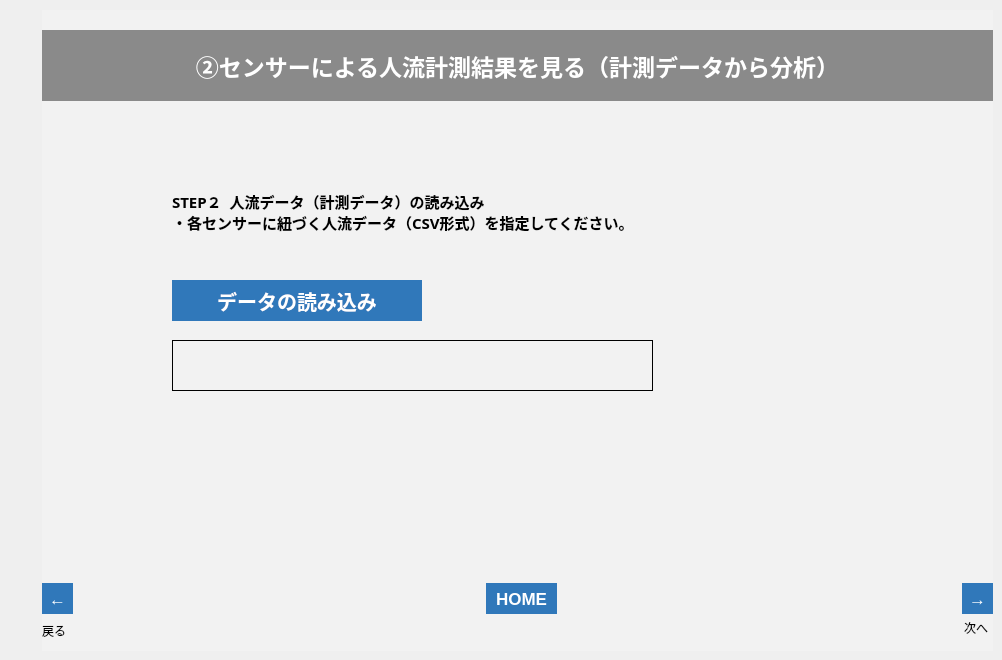
   <widget class="QWidget" name="tab_13">
    <attribute name="title">
     <string>002_3</string>
    </attribute>
    <widget class="QFrame" name="frame_14">
     <property name="geometry">
      <rect>
       <x>42</x>
       <y>10</y>
       <width>951</width>
       <height>641</height>
      </rect>
     </property>
     <property name="styleSheet">
      <string notr="true">background-color: rgb(242, 242, 242);</string>
     </property>
     <property name="frameShape">
      <enum>QFrame::NoFrame</enum>
     </property>
     <property name="frameShadow">
      <enum>QFrame::Plain</enum>
     </property>
     <property name="lineWidth">
      <number>0</number>
     </property>
     <widget class="QLabel" name="lbl_002_3_n">
      <property name="enabled">
       <bool>true</bool>
      </property>
      <property name="geometry">
       <rect>
        <x>922</x>
        <y>610</y>
        <width>31</width>
        <height>16</height>
       </rect>
      </property>
      <property name="text">
       <string>次へ</string>
      </property>
     </widget>
     <widget class="QLabel" name="label_77">
      <property name="geometry">
       <rect>
        <x>0</x>
        <y>610</y>
        <width>50</width>
        <height>21</height>
       </rect>
      </property>
      <property name="text">
       <string>戻る</string>
      </property>
     </widget>
     <widget class="QToolButton" name="btn_002_3_n">
      <property name="enabled">
       <bool>true</bool>
      </property>
      <property name="geometry">
       <rect>
        <x>920</x>
        <y>573</y>
        <width>31</width>
        <height>31</height>
       </rect>
      </property>
      <property name="font">
       <font>
        <pointsize>13</pointsize>
        <weight>75</weight>
        <bold>true</bold>
       </font>
      </property>
      <property name="styleSheet">
       <string notr="true">background-color: rgb(48,120,186);
color: rgb(255, 255, 255);
border: none;</string>
      </property>
      <property name="text">
       <string>→</string>
      </property>
     </widget>
     <widget class="QToolButton" name="btn_002_3_b">
      <property name="geometry">
       <rect>
        <x>0</x>
        <y>573</y>
        <width>31</width>
        <height>31</height>
       </rect>
      </property>
      <property name="font">
       <font>
        <pointsize>13</pointsize>
        <weight>75</weight>
        <bold>true</bold>
       </font>
      </property>
      <property name="styleSheet">
       <string notr="true">background-color: rgb(48,120,186);
color: rgb(255, 255, 255);
border: none;</string>
      </property>
      <property name="text">
       <string>←</string>
      </property>
     </widget>
     <widget class="QLabel" name="label_78">
      <property name="geometry">
       <rect>
        <x>0</x>
        <y>20</y>
        <width>951</width>
        <height>71</height>
       </rect>
      </property>
      <property name="font">
       <font>
        <family>游ゴシック</family>
        <pointsize>17</pointsize>
        <weight>75</weight>
        <bold>true</bold>
       </font>
      </property>
      <property name="styleSheet">
       <string notr="true">background-color: rgb(138, 138, 138);
color: rgb(255, 255, 255);</string>
      </property>
      <property name="text">
       <string>②センサーによる人流計測結果を見る（計測データから分析）</string>
      </property>
      <property name="alignment">
       <set>Qt::AlignCenter</set>
      </property>
     </widget>
     <widget class="QLabel" name="lbl_002_read_msg">
      <property name="geometry">
       <rect>
        <x>130</x>
        <y>410</y>
        <width>711</width>
        <height>51</height>
       </rect>
      </property>
      <property name="font">
       <font>
        <family>游ゴシック</family>
        <pointsize>11</pointsize>
        <weight>75</weight>
        <bold>true</bold>
       </font>
      </property>
      <property name="styleSheet">
       <string notr="true">border-color: rgb(220, 220, 220);</string>
      </property>
      <property name="frameShape">
       <enum>QFrame::Box</enum>
      </property>
      <property name="lineWidth">
       <number>0</number>
      </property>
      <property name="midLineWidth">
       <number>0</number>
      </property>
      <property name="text">
       <string/>
      </property>
      <property name="alignment">
       <set>Qt::AlignLeading|Qt::AlignLeft|Qt::AlignVCenter</set>
      </property>
     </widget>
     <widget class="QPushButton" name="btn_002_csv_read">
      <property name="geometry">
       <rect>
        <x>130</x>
        <y>270</y>
        <width>250</width>
        <height>41</height>
       </rect>
      </property>
      <property name="font">
       <font>
        <family>游ゴシック</family>
        <pointsize>15</pointsize>
        <weight>75</weight>
        <bold>true</bold>
       </font>
      </property>
      <property name="autoFillBackground">
       <bool>false</bool>
      </property>
      <property name="styleSheet">
       <string notr="true">background-color: rgb(48,120,186);
color: rgb(255, 255, 255);
border: none;</string>
      </property>
      <property name="text">
       <string>データの読み込み</string>
      </property>
     </widget>
     <widget class="QLabel" name="label_32">
      <property name="geometry">
       <rect>
        <x>130</x>
        <y>180</y>
        <width>711</width>
        <height>71</height>
       </rect>
      </property>
      <property name="font">
       <font>
        <family>游ゴシック</family>
        <pointsize>11</pointsize>
        <weight>75</weight>
        <bold>true</bold>
       </font>
      </property>
      <property name="styleSheet">
       <string notr="true">border-color: rgb(220, 220, 220);</string>
      </property>
      <property name="frameShape">
       <enum>QFrame::Box</enum>
      </property>
      <property name="lineWidth">
       <number>0</number>
      </property>
      <property name="midLineWidth">
       <number>0</number>
      </property>
      <property name="text">
       <string>STEP２  人流データ（計測データ）の読み込み
・各センサーに紐づく人流データ（CSV形式）を指定してください。
</string>
      </property>
      <property name="alignment">
       <set>Qt::AlignLeading|Qt::AlignLeft|Qt::AlignTop</set>
      </property>
     </widget>
     <widget class="QLabel" name="lbl_002_filename">
      <property name="geometry">
       <rect>
        <x>130</x>
        <y>330</y>
        <width>481</width>
        <height>51</height>
       </rect>
      </property>
      <property name="font">
       <font>
        <pointsize>14</pointsize>
       </font>
      </property>
      <property name="frameShape">
       <enum>QFrame::Panel</enum>
      </property>
      <property name="text">
       <string/>
      </property>
      <property name="alignment">
       <set>Qt::AlignCenter</set>
      </property>
     </widget>
     <widget class="QToolButton" name="btn_home_9">
      <property name="geometry">
       <rect>
        <x>444</x>
        <y>573</y>
        <width>71</width>
        <height>31</height>
       </rect>
      </property>
      <property name="font">
       <font>
        <pointsize>13</pointsize>
        <weight>75</weight>
        <bold>true</bold>
       </font>
      </property>
      <property name="styleSheet">
       <string notr="true">background-color: rgb(48,120,186);
color: rgb(255, 255, 255);
border: none;</string>
      </property>
      <property name="text">
       <string>HOME</string>
      </property>
     </widget>
    </widget>
   </widget>
